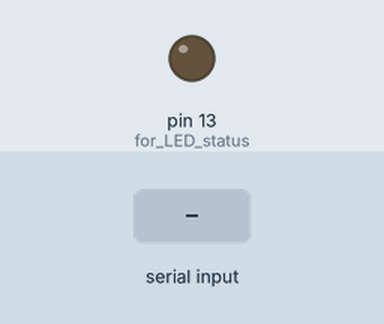
Bench run of a sketch on a simulated Arduino Uno, built with avr-gcc and run on an emulated ATmega328P. Shown: output pins drawn as LEDs (lit = HIGH). The test bench sets the inputs (shaded band).

Above: at 4.4 s.
4.5 s: "1" received over the second serial link
At 4.8 s:
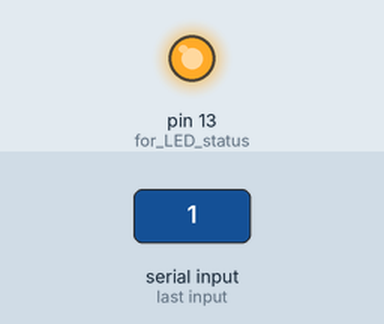
Timing chart, 0 to 7.5 s (numbered marks = the images above; inputs shaded):
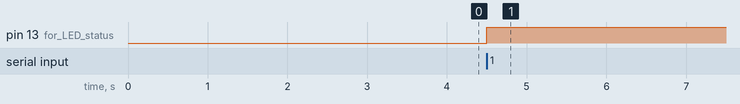

Measured:
- after the input at 4.5 s, pin 13 (for_LED_status): LOW → HIGH at once

The sketch:

sketch_mar14a.ino
```cpp
/**
 * Simple routine that performs the following:
 *  1. Configures the software UART on pins 2 and 4 (RX,TX)
 *  2. Increments a 32-bit variable every 500ms
 *  4. If it receives a '1' character from bluetooth, it toggles an LED
 *
 *  @author Justin Bauer - mcuhq.com
 *  @date 4.24.2016
 */

#include <SoftwareSerial.h> // use the software uart
SoftwareSerial bluetooth(2, 3); // RX, TX

unsigned long previousMillis = 0;        // will store last time
const long interval = 500;           // interval at which to delay
static uint32_t tmp; // increment this

void setup() {
  pinMode(13, OUTPUT); // for LED status
  bluetooth.begin(9600); // start the bluetooth uart at 9600 which is its default
  delay(200); // wait for voltage stabilize
  //bluetooth.print("AT+NAMEmcuhq.com"); // place your name in here to configure the bluetooth name.
                                       // will require reboot for settings to take affect.
  delay(3000); // wait for settings to take affect.
}

void loop() {
  if (bluetooth.available()) { // check if anything in UART buffer
    if(bluetooth.read() == '1'){ // did we receive this character?
       digitalWrite(13,!digitalRead(13)); // if so, toggle the onboard LED
    }
  }

 /* unsigned long currentMillis = millis();
  if (currentMillis - previousMillis >= interval) {
    previousMillis = currentMillis;
    bluetooth.print(tmp++); // print this to bluetooth module
  }*/

}
```
